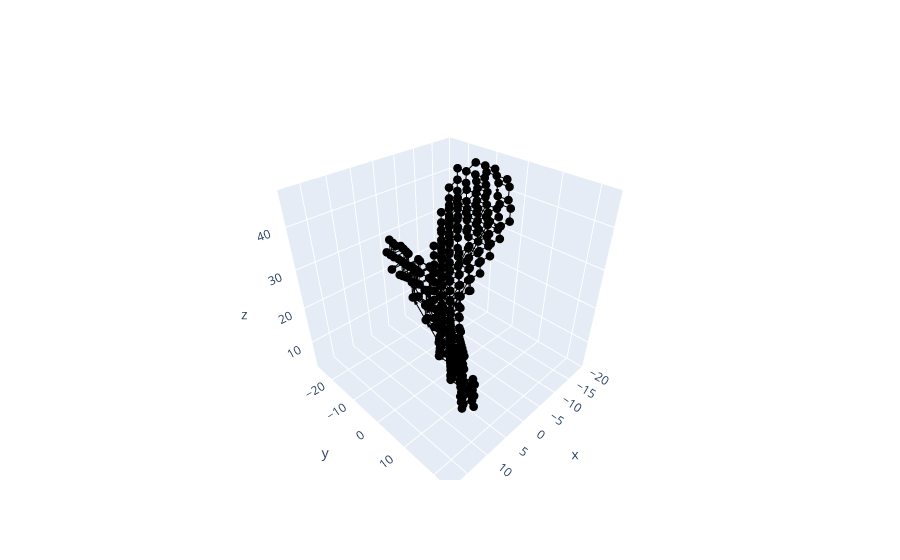

The code cell stored with this chart in its notebook:
### Code cell
traj_perturbed = Trajectory(data)
bins_pert = traj_perturbed.set_bins(15)
binseq_pert = traj_perturbed.bin_sequence()
A_p, verts_p, counts_p = traj_perturbed.adjacency()
binloc_p = traj63.bin_centers()

G_p = Digraph(A_p, verts_p, counts_p, loops = False)
fig = graph_graph(G_p, traj_perturbed.bin_centers(), arrows=True)
fig.show()
